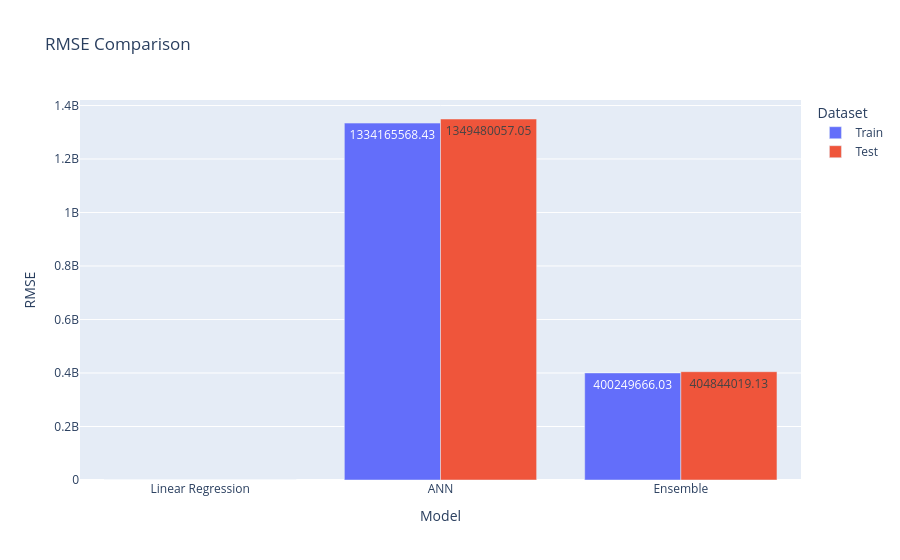
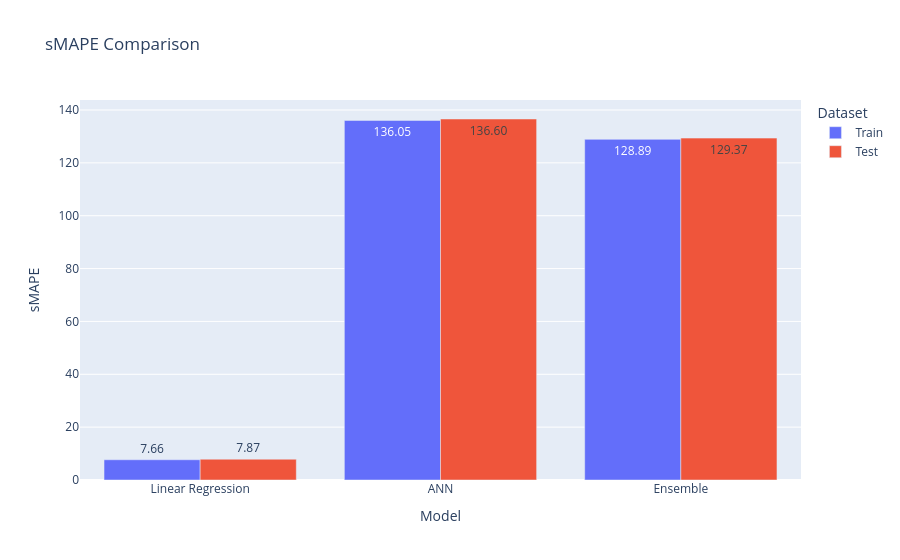
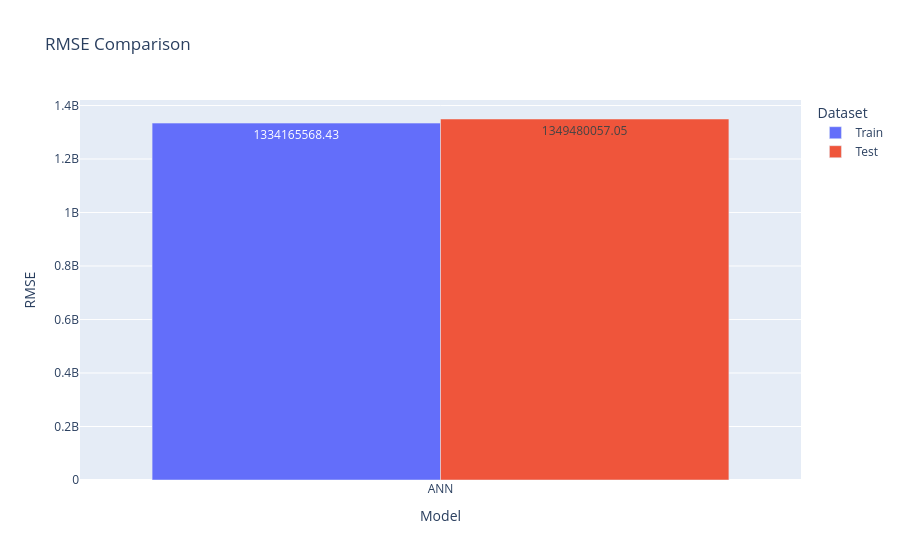
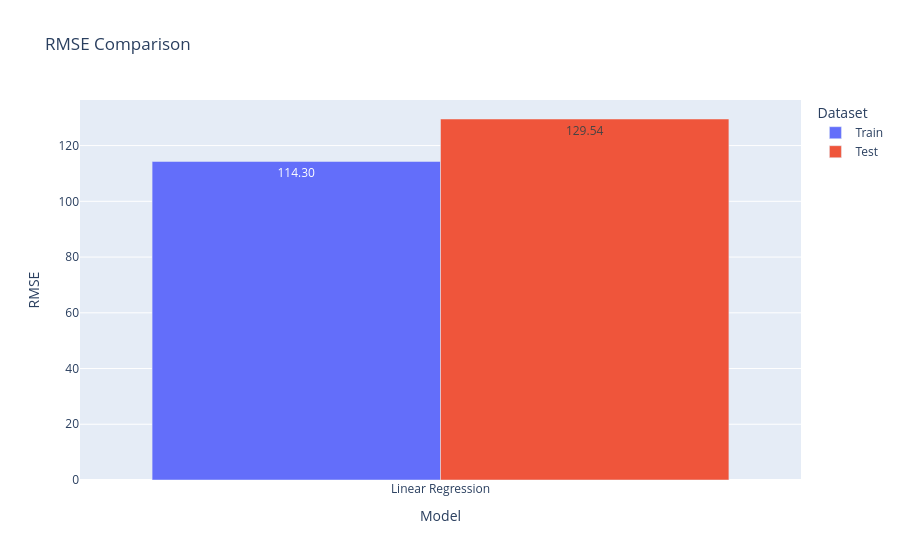

Notebook code cell kept with these figures, in order:
### Code cell
%run ensemble.ipynb

### Figure 1 — Plotly figure (JSON) as saved in the notebook; plotly's stock layout.template omitted (floating-point values rounded to 4 significant figures)
{"data": [{"alignmentgroup": "True", "hovertemplate": "Dataset=Train<br>Model=%{x}<br>RMSE=%{y}<extra></extra>", "legendgroup": "Train", "marker": {"color": "#636efa", "pattern": {"shape": ""}}, "name": "Train", "offsetgroup": "Train", "orientation": "v", "showlegend": true, "textposition": "auto", "texttemplate": "%{y:.2f}", "type": "bar", "x": ["Linear Regression", "ANN", "Ensemble"], "xaxis": "x", "y": [114.3, 1334000000.0, 400200000.0], "yaxis": "y"}, {"alignmentgroup": "True", "hovertemplate": "Dataset=Test<br>Model=%{x}<br>RMSE=%{y}<extra></extra>", "legendgroup": "Test", "marker": {"color": "#EF553B", "pattern": {"shape": ""}}, "name": "Test", "offsetgroup": "Test", "orientation": "v", "showlegend": true, "textposition": "auto", "texttemplate": "%{y:.2f}", "type": "bar", "x": ["Linear Regression", "ANN", "Ensemble"], "xaxis": "x", "y": [129.5, 1349000000.0, 404800000.0], "yaxis": "y"}], "layout": {"barmode": "group", "legend": {"title": {"text": "Dataset"}, "tracegroupgap": 0}, "title": {"text": "RMSE Comparison"}, "xaxis": {"anchor": "y", "domain": [0, 1], "title": {"text": "Model"}}, "yaxis": {"anchor": "x", "domain": [0, 1], "title": {"text": "RMSE"}}}}

### Figure 2 — Plotly figure (JSON) as saved in the notebook; plotly's stock layout.template omitted (floating-point values rounded to 4 significant figures)
{"data": [{"alignmentgroup": "True", "hovertemplate": "Dataset=Train<br>Model=%{x}<br>sMAPE=%{y}<extra></extra>", "legendgroup": "Train", "marker": {"color": "#636efa", "pattern": {"shape": ""}}, "name": "Train", "offsetgroup": "Train", "orientation": "v", "showlegend": true, "textposition": "auto", "texttemplate": "%{y:.2f}", "type": "bar", "x": ["Linear Regression", "ANN", "Ensemble"], "xaxis": "x", "y": [7.664, 136.1, 128.9], "yaxis": "y"}, {"alignmentgroup": "True", "hovertemplate": "Dataset=Test<br>Model=%{x}<br>sMAPE=%{y}<extra></extra>", "legendgroup": "Test", "marker": {"color": "#EF553B", "pattern": {"shape": ""}}, "name": "Test", "offsetgroup": "Test", "orientation": "v", "showlegend": true, "textposition": "auto", "texttemplate": "%{y:.2f}", "type": "bar", "x": ["Linear Regression", "ANN", "Ensemble"], "xaxis": "x", "y": [7.874, 136.6, 129.4], "yaxis": "y"}], "layout": {"barmode": "group", "legend": {"title": {"text": "Dataset"}, "tracegroupgap": 0}, "title": {"text": "sMAPE Comparison"}, "xaxis": {"anchor": "y", "domain": [0, 1], "title": {"text": "Model"}}, "yaxis": {"anchor": "x", "domain": [0, 1], "title": {"text": "sMAPE"}}}}

### Figure 3 — Plotly figure (JSON) as saved in the notebook; plotly's stock layout.template omitted (floating-point values rounded to 4 significant figures)
{"data": [{"alignmentgroup": "True", "hovertemplate": "Dataset=Train<br>Model=%{x}<br>RMSE=%{y}<extra></extra>", "legendgroup": "Train", "marker": {"color": "#636efa", "pattern": {"shape": ""}}, "name": "Train", "offsetgroup": "Train", "orientation": "v", "showlegend": true, "textposition": "auto", "texttemplate": "%{y:.2f}", "type": "bar", "x": ["ANN"], "xaxis": "x", "y": [1334000000.0], "yaxis": "y"}, {"alignmentgroup": "True", "hovertemplate": "Dataset=Test<br>Model=%{x}<br>RMSE=%{y}<extra></extra>", "legendgroup": "Test", "marker": {"color": "#EF553B", "pattern": {"shape": ""}}, "name": "Test", "offsetgroup": "Test", "orientation": "v", "showlegend": true, "textposition": "auto", "texttemplate": "%{y:.2f}", "type": "bar", "x": ["ANN"], "xaxis": "x", "y": [1349000000.0], "yaxis": "y"}], "layout": {"barmode": "group", "legend": {"title": {"text": "Dataset"}, "tracegroupgap": 0}, "title": {"text": "RMSE Comparison"}, "xaxis": {"anchor": "y", "domain": [0, 1], "title": {"text": "Model"}}, "yaxis": {"anchor": "x", "domain": [0, 1], "title": {"text": "RMSE"}}}}

### Figure 4 — Plotly figure (JSON) as saved in the notebook; plotly's stock layout.template omitted (floating-point values rounded to 4 significant figures)
{"data": [{"alignmentgroup": "True", "hovertemplate": "Dataset=Train<br>Model=%{x}<br>RMSE=%{y}<extra></extra>", "legendgroup": "Train", "marker": {"color": "#636efa", "pattern": {"shape": ""}}, "name": "Train", "offsetgroup": "Train", "orientation": "v", "showlegend": true, "textposition": "auto", "texttemplate": "%{y:.2f}", "type": "bar", "x": ["Linear Regression"], "xaxis": "x", "y": [114.3], "yaxis": "y"}, {"alignmentgroup": "True", "hovertemplate": "Dataset=Test<br>Model=%{x}<br>RMSE=%{y}<extra></extra>", "legendgroup": "Test", "marker": {"color": "#EF553B", "pattern": {"shape": ""}}, "name": "Test", "offsetgroup": "Test", "orientation": "v", "showlegend": true, "textposition": "auto", "texttemplate": "%{y:.2f}", "type": "bar", "x": ["Linear Regression"], "xaxis": "x", "y": [129.5], "yaxis": "y"}], "layout": {"barmode": "group", "legend": {"title": {"text": "Dataset"}, "tracegroupgap": 0}, "title": {"text": "RMSE Comparison"}, "xaxis": {"anchor": "y", "domain": [0, 1], "title": {"text": "Model"}}, "yaxis": {"anchor": "x", "domain": [0, 1], "title": {"text": "RMSE"}}}}
